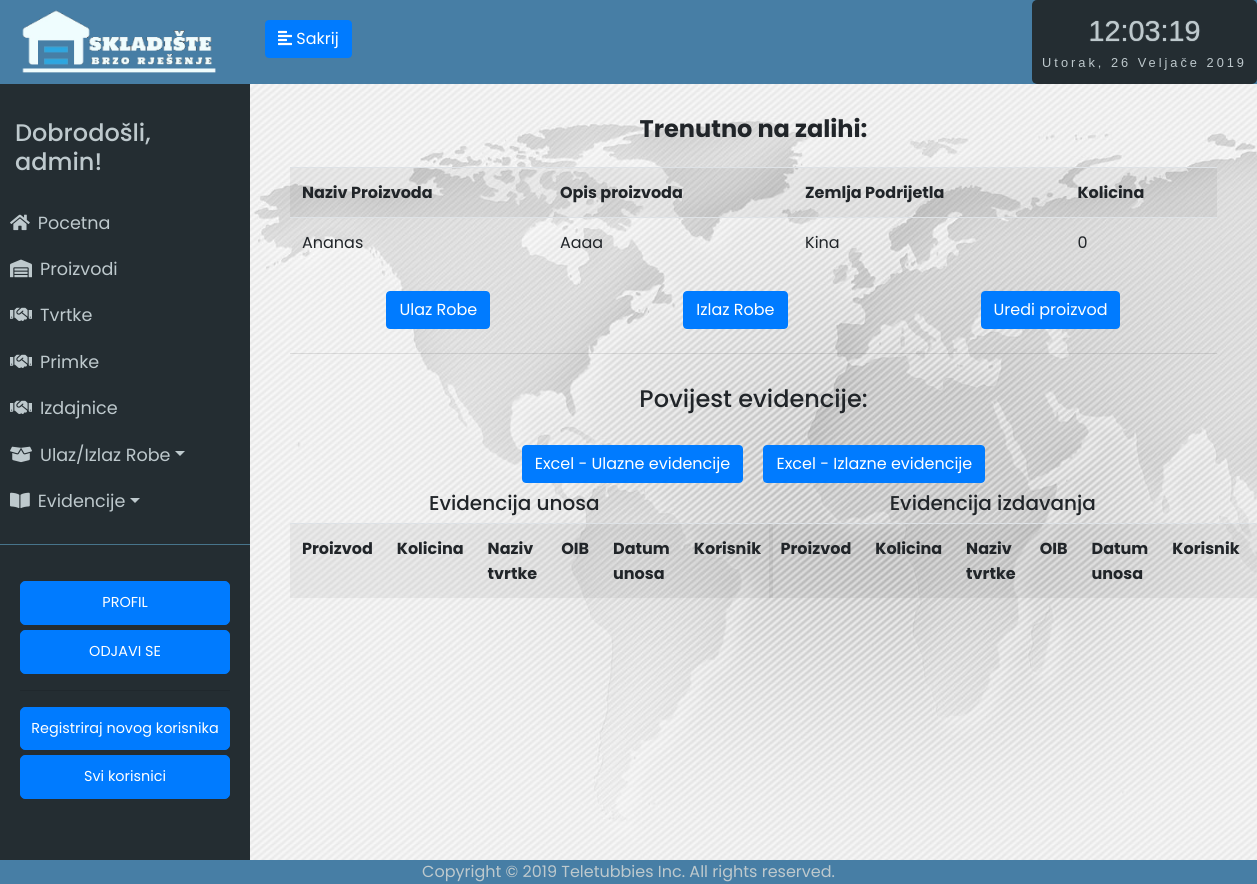
The app's page /proizvod/Ananas (signed in) with its own data.
### app/models.py (models this page shows, shortened)
class User(UserMixin, db.Model):
	id = db.Column(db.Integer, primary_key=True)
	username = db.Column(db.String(64), index=True, unique=True)
	email = db.Column(db.String(120), index=True, unique=True)
	password_hash = db.Column(db.String(128))
	last_seen = db.Column(db.DateTime, default=datetime.utcnow)
	evidencija = db.relationship('Evidencija', backref='user', lazy='dynamic')

class Proizvod(db.Model):
	__searchable__ = ['name']
	id = db.Column(db.Integer, primary_key=True)
	name = db.Column(db.String(64))
	kolicina = db.Column(db.Integer, default=0)
	zemlja_podrijetla = db.Column(db.String(64))
	opis_proizvoda = db.Column(db.String(300))
	datum_unosa = db.Column(db.DateTime, default=datetime.utcnow)
	evidencija = db.relationship('Evidencija', backref='proizvod', lazy='dynamic')
	bar_kod = db.Column(db.Integer)

### app/routes.py (the view, shortened to what this page needs)
@app.route('/proizvod/<name>', methods=['GET', 'POST'])
@login_required
def proizvod(name):
	proizvod = Proizvod.query.filter_by(name=name).first_or_404()
	evidencijaUlaz = Evidencija.query.filter_by(proizvod_id=proizvod.id, vrsta_unosa='unos').order_by(Evidencija.datum_unosa.desc()).all()
	evidencijaIzlaz = Evidencija.query.filter_by(proizvod_id=proizvod.id, vrsta_unosa='izlaz').order_by(Evidencija.datum_unosa.desc()).all()
	form_ulaz = UlazRobeForm()
	form_izlaz = IzlazRobeForm()
	form_uredi = UrediProizvodForm()
	return render_template('proizvod.html', title=proizvod.name, proizvod=proizvod, evidencijaUlaz=evidencijaUlaz, evidencijaIzlaz=evidencijaIzlaz, form_ulaz=form_ulaz, form_izlaz=form_izlaz, form_uredi=form_uredi, name=proizvod.name)

### app/models.py (called while the page is built)
@login.user_loader
def load_user(id):
	return User.query.get(int(id))

### app/routes.py (called while the page is built)
@app.before_request
def before_request():
	if current_user.is_authenticated:
		current_user.last_seen = datetime.utcnow()
		db.session.commit()

### app/templates/proizvod.html (shortened to what this page needs)
{% extends "base.html" %}
{% block content %}
<div class="unos-p">
    <h4><strong>Trenutno na zalihi:</strong></h4>
    <table class="table table-striped">
        <tr>
            <th>Naziv Proizvoda</th>
            <th>Opis proizvoda</th>
            <th>Zemlja Podrijetla</th>
            <th>Kolicina</th>
        </tr>
        <tr>
            <td>{{ proizvod.name }}</td>
            <td>{{ proizvod.opis_proizvoda }}</td>
            <td>{{ proizvod.zemlja_podrijetla }}</td>
            <td>{{ proizvod.kolicina }}</td>
        </tr>
    </table>
    <div class="tipke-sredina">
        <button type="button" class="btn btn-primary m-2" data-toggle="modal" data-target="#exampleModalCenter" id="ulaz-tipka">Ulaz Robe</button>
        <button type="button" class="btn btn-primary m-2" data-toggle="modal" data-target="#exampleModalCenter2" id="izlaz-tipka">Izlaz Robe</button>
        <button type="button" class="btn btn-primary m-2" data-toggle="modal" data-target="#exampleModalCenter3" id="uredi-proizvod-tipka">Uredi proizvod</button>
    </div>
    <hr>
    <h4>Povijest evidencije:</h4>
    <button class="btn btn-primary m-2"><a href="{{ url_for('export_proizvod_unos', name=name) }}" target="blank">Excel - Ulazne evidencije</a></button>
    <button class="btn btn-primary m-2"><a href="{{ url_for('export_proizvod_izlaz', name=name) }}" target="blank">Excel - Izlazne evidencije</a></button>
    <div class="row">
        <div class="col-xl-6">
            <h5>Evidencija unosa</h5>
            <table class="table table-striped">
                <tr>
                    <th>Proizvod</th>
                    <th>Kolicina</th>
                    <th>Naziv tvrtke</th>
                    <th>OIB</th>
                    <th>Datum unosa</th>
                    <th>Korisnik</th>
                </tr>
            </table>
        </div>
        <div class="col-xl-6">
            <h5>Evidencija izdavanja</h5>
            <table class="table table-striped">
            <tr>
                <th>Proizvod</th>
                <th>Kolicina</th>
                <th>Naziv tvrtke</th>
                <th>OIB</th>
                <th>Datum unosa</th>
                <th>Korisnik</th>
                <th></th>
            </tr>
            </table>
        </div>
    </div>
  </div>
</div>
  </div>
{% endblock %}

### app/templates/base.html (shortened to what this page needs)
<html>
<head>
	<link rel="stylesheet" href="https://stackpath.bootstrapcdn.com/bootstrap/4.2.1/css/bootstrap.min.css" integrisha384-GJzZqFGwb1QTTN6wy59ffF1BuGJpLSa9DkKMp0DgiMDm4iYMj70gZWKYbI706tWS">
	<link href="../static/style.css" type="text/css" rel="stylesheet">
	<link rel="stylesheet" href="https://use.fontawesome.com/releases/v5.7.1/css/all.css">
</head>
<body onload="startTime()">
	<div class="wrapper">
	<nav id="sidebar">
		<div class="sidebar-header ">
			<img src="../static/logo5.png" style="width: 200px; height: auto;">
		</div>
		<ul class="list-unstyled components" id="navigation">
			<h4>Dobrodošli, {{ current_user.username }}!</h4>
			<li class="{% block index %}{% endblock %}">
				<a href="{{ url_for('index') }}"><i class="fas fa-home mr-2"></i>Pocetna</a>
			</li>
			<li class="{% block stanje_skladista %}{% endblock %}">
				<a href="{{ url_for('stanje_skladista1') }}"><i class="fas fa-warehouse mr-2"></i>Proizvodi</a>
			</li>
			<li class="{% block dobavljaci %}{% endblock %}">
				<a href="{{ url_for('tvrtke1') }}"><i class="fas fa-handshake mr-2"></i>Tvrtke</a>
			</li>
            <li class="">
                <a href="{{ url_for('receipts_unosa1') }}"><i class="fas fa-handshake mr-2"></i>Primke</a>
            </li>
            <li class="">
                <a href="{{ url_for('receipts_izlaz1') }}"><i class="fas fa-handshake mr-2"></i>Izdajnice</a>
            </li>
			<li>
				<a href="#pageSubmenu2" data-toggle="collapse" aria-expanded="false" class="dropdown-toggle"><i class="fas fa-box-open mr-2"></i>Ulaz/Izlaz Robe</a>
			</li>
			<li>
				<a href="#pageSubmenu" data-toggle="collapse" aria-expanded="false" class="dropdown-toggle"><i class="fas fa-book-open mr-2"></i>Evidencije</a>
			</li>
		</ul>
		<ul class="list-unstyled CTAs">
                <li>
                    <a href="{{ url_for('user', username=current_user.username) }}" class="btn btn-primary hover-plava">PROFIL</a>
                </li>
                <li>
                    <a href="{{ url_for('logout') }}" class="btn btn-primary hover-plava">ODJAVI SE</a>
                </li>
                {%  if current_user.username == "admin"%}
                <hr>
                    <li>
                        <a href="{{ url_for('register') }}" class="btn btn-primary hover-plava">Registriraj novog korisnika</a>
                    </li>
                    <li>
                        <a href="{{ url_for('svi_korisnici1') }}" class="btn btn-primary hover-plava">Svi korisnici</a>
                    </li>
                {% endif %}
            </ul>
	</nav>
		<div class="tijelo">
	        <div class="plava-pozadina">
	        	<div class="d-flex bd-highlight">
	  				<div class="bd-highlight">
		            	<button type="button" id="sidebarCollapse" class="btn btn-primary">
			                <i class="fas fa-align-left"></i>
			                <span class="sakrij-tipku"></span>
		            	</button>
		            </div>
	  				<div class="ml-auto bd-highlight">
	  					<div id="clockdate">
		  					<div class="clockdate-wrapper">
		    					<div id="clock"></div>
		    					<div id="date"></div>
		  					</div>
						</div>
					</div>
				</div>
	    	</div>
			<div class="plavo">
			{% block content %}
			{% endblock %}
			</div>
<footer>Copyright © 2019 Teletubbies Inc. All rights reserved.</footer>
</body>
</html>

### app/static/style.css (style rules this page uses)
body { font-family: 'Poppins', sans-serif; background: #fafafa; }
h4 { padding: 15px; }
.wrapper { display: flex; width: 100%; align-items: stretch; }
a, a:hover, a:focus { color: inherit; text-decoration: none; transition: all 0.3s; }
#sidebar { min-width: 250px; max-width: 250px; min-height: 100vh; background: #242d32; color: #bec9cd; transition: all 0.3s; }
#sidebarCollapse { margin-top: 20px; margin-left: 15px; }
#sidebar .sidebar-header { padding: 7.5px 20px; background: #477ea5; color: #f0fdfe; }
#sidebar ul.components { padding: 20px 0; border-bottom: 1px solid #47748b; }
#sidebar ul li a { padding: 10px; font-size: 1.1em; display: block; }
ul.CTAs { padding: 20px; }
ul.CTAs a { text-align: center; font-size: 0.9em !important; display: block; border-radius: 5px; margin-bottom: 5px; }
.tijelo { display: inline-block; width: 100%; }
.plavo { display: inline-block; width: 100%; text-align: center; }
.plava-pozadina { background-color: #477ea5; display: inline-block; width: 100%; height: 84px; }
.unos-p { padding-top: 2vh; padding-left: 5vh; padding-right: 5vh; background-image: url('map.jpg'); height: 100vh; }
.tipke-sredina { display: flex; width: 100%; justify-content: space-around; }
.sakrij-tipku:before { content: 'Sakrij'; }
.clockdate-wrapper { background-color: #242d32; padding:10px; max-width:350px; width:100%; text-align:center; border-radius:5px; margin:0 auto; height: 84px; }
#clock { background-color:#242d32; font-family: sans-serif; font-size:1.8rem; text-shadow:0px 0px 1px #bec9cd; color:#bec9cd; }
#date { letter-spacing:3px; font-size:0.8rem; font-family:arial,sans-serif; color:#bec9cd; }
footer { position: fixed; left: 0; bottom: 0; width: 100%; background-color: #477ea5; color: #bec9cd; text-align: center; }
:root { --mainColor: #007bff; }

### records on screen
User: username "admin"
Proizvod: name "Ananas", opis_proizvoda "Aaaa", zemlja_podrijetla "Kina", kolicina "0"
